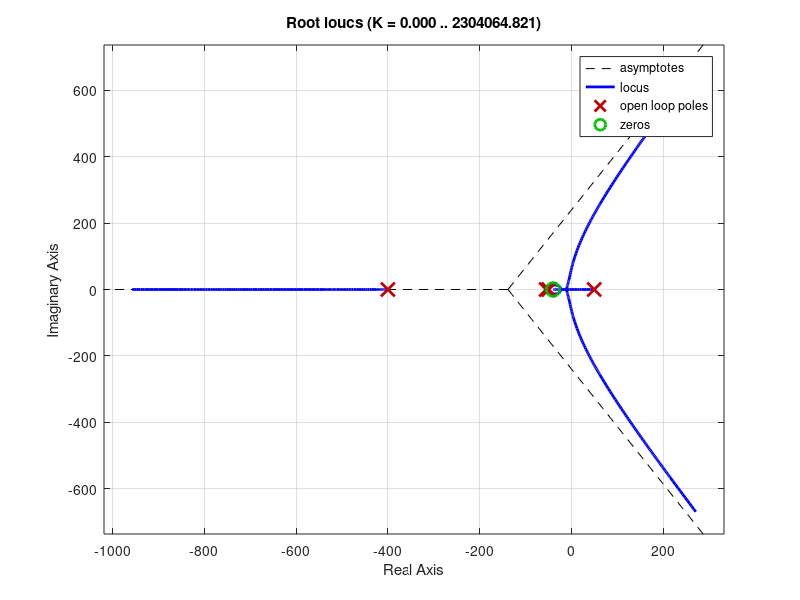
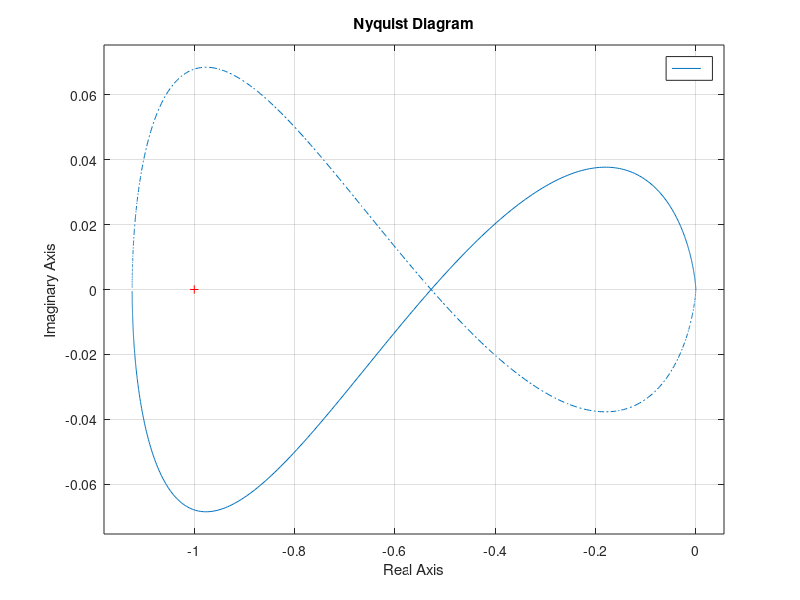
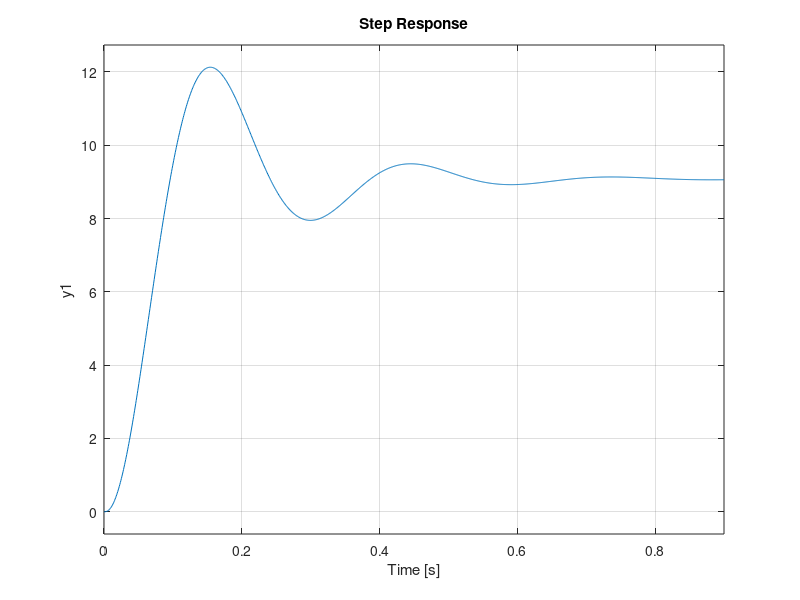

The MATLAB script that drew these images, in order: (Note: this script raises an error after producing the figures.)
%%% New transfer function dynamics derivation
% trying to successfully implement lead compensator
% https://ieeexplore.ieee.org/stamp/stamp.jsp?tp=&arnumber=5570565

% Good resource for discrete time control systems
% https://idsc.ethz.ch/content/dam/ethz/special-interest/mavt/dynamic-systems-n-control/idsc-dam/Lectures/Digital-Control-Systems/Slides_DigReg_2013.pdf

clear, clc, close all

%%% define model parameters
K = 9.7091e-06; % [N-A^2/m^2], electromechanical constant
m = 0.006;  % [kg]        
x0 = 8 * 1e-3; % [mm] -> [m], commanded equilibrium position of ball
g = 9.81; % [m/s^2]
L = 0.14485; % H
R = 8; % Ohm

%%% calculate other constants
i0 = sqrt( m*g*x0^2 / K ); % A
a = 2*K*i0^2 / ( m*x0^3 );
b = 2*K*i0 / ( m*x0^2 ); % TODO need to bookkeep a negative somewhere.
                         % seems like there is a negative number messing
                         % up my derivation. When I get rid of the negative
                         % in front of b, it fixes the root locus.

%%% write out Laplace transforms
s = tf('s');
P1 = ( 1/L ) / ( s + R/L );
P2 = ( b ) / ( s^2 - a );

G = (( s + 40 ) / ( s + 400 )); % Wong 1986
figure, rlocus(G*P1*P2)

k = 7e3;

figure, nyquist(k*G*P1*P2)
figure, step( feedback(P1*P2*G*k, 1) )

%%% convert to state space for initial condition testing
sys_ol = k*G*P1*P2;
sys_cl = minreal( sys_ol / (1 + sys_ol) );
[A, B, C, D] = tf2ss( sys_ol.Numerator{1}, sys_ol.Denominator{1} );

%%% change controller to discrete time
Ts = 1e-3; % typical loop/sampling frequency -- TODO experiment with different values of this
sys_d = c2d(G, Ts)


